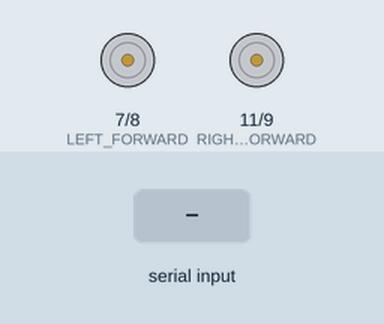
The sketch below on a simulated Arduino Uno, built with avr-gcc and run on an emulated ATmega328P. On the bench: motor-driver pin pairs drawn as motors (green arrow = first pin HIGH = forward, orange = second pin HIGH = backward, longer = more drive, scaled by the enable pin). The inputs (shaded band) are chosen by the test bench.

Above: at 1.2 s.
1.3 s: "L90\n" received over Serial
At 2.2 s:
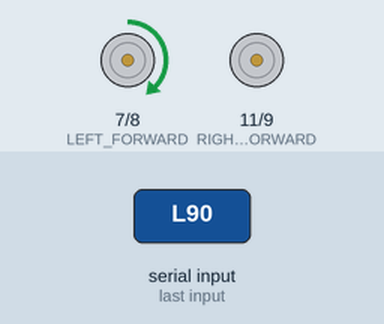
2.8 s: "L,45\n" received over Serial
At 3.4 s:
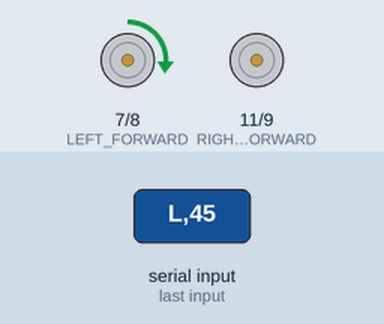
4.3 s: "R90\n" received over Serial
At 5.5 s:
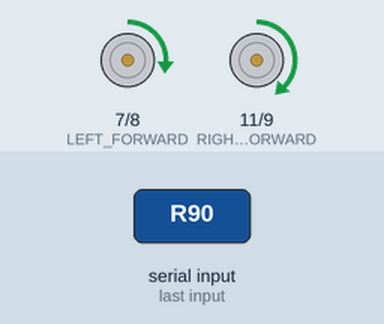
5.8 s: "R,45\n" received over Serial
At 6.9 s:
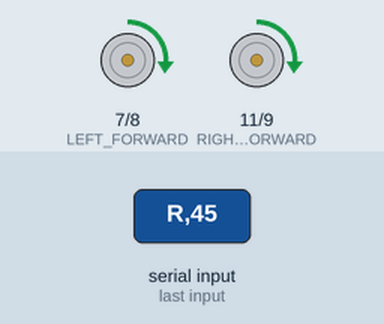
7.3 s: "S90\n" received over Serial
At 7.9 s:
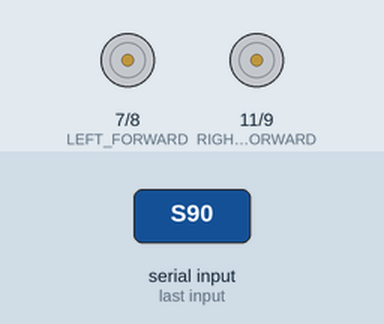
8.8 s: "L" received over Serial
Timing chart, 0 to 11.8 s (numbered marks = the images above; inputs shaded):
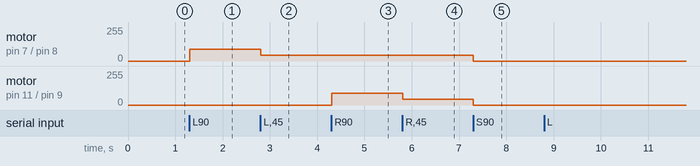

Measured:
- after the input at 1.3 s, motor on pin 7 (LEFT_FORWARD) / pin 8 (LEFT_BACKWARD): stopped → forward 90/255 at once
- after the input at 2.8 s, motor on pin 7 (LEFT_FORWARD) / pin 8 (LEFT_BACKWARD): forward 90/255 → forward 45/255 at once
- after the input at 4.3 s, motor on pin 11 (RIGHT_FORWARD) / pin 9 (RIGHT_BACKWARD): stopped → forward 90/255 at once
- after the input at 5.8 s, motor on pin 11 (RIGHT_FORWARD) / pin 9 (RIGHT_BACKWARD): forward 90/255 → forward 45/255 at once
- after the input at 7.3 s, motor on pin 7 (LEFT_FORWARD) / pin 8 (LEFT_BACKWARD), motor on pin 11 (RIGHT_FORWARD) / pin 9 (RIGHT_BACKWARD): forward 45/255 → stopped at once

The sketch:

pibot.ino
```cpp
#include <Arduino.h>

#define LEFT_FORWARD 7
#define LEFT_BACKWARD 8
#define RIGHT_FORWARD 11
#define RIGHT_BACKWARD 9
#define LEFT_SPEED 6
#define RIGHT_SPEED 5

void setup() {
    Serial.begin(9600);
    pinMode(LEFT_FORWARD, OUTPUT);
    pinMode(LEFT_BACKWARD, OUTPUT);
    pinMode(RIGHT_FORWARD, OUTPUT);
    pinMode(RIGHT_BACKWARD, OUTPUT);
    pinMode(LEFT_SPEED, OUTPUT);
    pinMode(RIGHT_SPEED, OUTPUT);
}

void loop() {
    if (Serial.available() > 0) {
        char data = Serial.read();
        if (data == 'L') {
            float leftSpeed = Serial.parseInt();
            if (leftSpeed >= 0) {
                digitalWrite(LEFT_FORWARD, HIGH);
                digitalWrite(LEFT_BACKWARD, LOW);
                analogWrite(LEFT_SPEED, leftSpeed);
            } else {
                digitalWrite(LEFT_FORWARD, LOW);
                digitalWrite(LEFT_BACKWARD, HIGH);
                analogWrite(LEFT_SPEED, -leftSpeed);
            }
        } else if (data == 'R') {
            float rightSpeed = Serial.parseInt();
            if (rightSpeed >= 0) {
                digitalWrite(RIGHT_FORWARD, HIGH);
                digitalWrite(RIGHT_BACKWARD, LOW);
                analogWrite(RIGHT_SPEED, rightSpeed);
            } else {
                digitalWrite(RIGHT_FORWARD, LOW);
                digitalWrite(RIGHT_BACKWARD, HIGH);
                analogWrite(RIGHT_SPEED, -rightSpeed);
            }
        } else if (data == 'S') {
            digitalWrite(LEFT_FORWARD, LOW);
            digitalWrite(LEFT_BACKWARD, LOW);
            digitalWrite(RIGHT_FORWARD, LOW);
            digitalWrite(RIGHT_BACKWARD, LOW);
        }
    }
}
```
